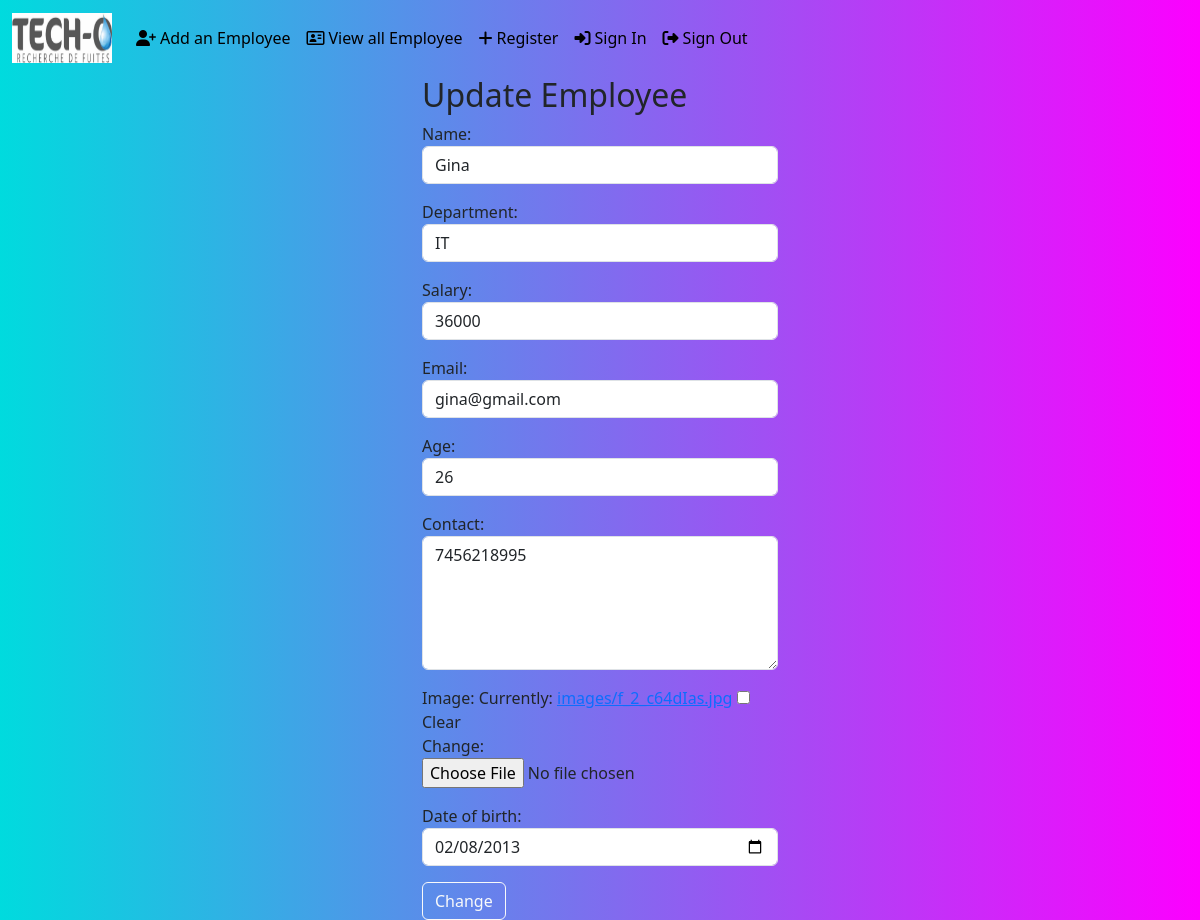
/employees/21/change (signed in), run on the app's committed database.
### crm/models.py (models this page shows, shortened)
class Employees(models.Model):
    name=models.CharField(max_length=100)
    department=models.CharField(max_length=100) #for Charfield, max_length is needed
    salary=models.PositiveIntegerField()
    email=models.EmailField(unique=True)  #unique=True means same email cannot be used for other ids
    age=models.PositiveIntegerField()
    contact=models.CharField(null=True,max_length=10)
    image=models.ImageField(upload_to='images',null=True,blank=True) #null for database,blank=True for form,i.e. form will accept without picture
    date_of_birth=models.DateField(null=True,blank=True)

### crm/views.py (the view, shortened to what this page needs)
# urls.py: path('employees/<int:pk>/change',EmployeeUpdateView.as_view(),name='emp_change'),
@method_decorator(signin_required,name='dispatch')
class EmployeeUpdateView(View):
    def get(self,request,*args,**kwargs):
        id=kwargs.get('pk')
        obj=Employees.objects.get(id=id)
        form=EmployeeModelForm(instance=obj) #'instance=' means intilising,alreay fill the form with matching data from database,instance only works with modelform, can be used for other forms
        return render(request,'emp_edit.html',{'form':form})

### crm/forms.py
class EmployeeModelForm(ModelForm): #all fields from model get automatically populated here instead of creating every new form field
    class Meta:
        model=Employees   #our model, database name
        fields='__all__'    #all fields ['name','department...]
        widgets={
            'name':TextInput(attrs={'class':'form-control'}),
            'department':TextInput(attrs={'class':'form-control'}),
            'salary':NumberInput(attrs={'class':'form-control'}),
            'email':EmailInput(attrs={'class':'form-control'}),
            'age':NumberInput(attrs={'class':'form-control'}),
            'contact':Textarea(attrs={'class':'form-control','rows':5}),
            'date_of_birth':DateInput(attrs={'class':'form-control','type':'date'})
        }

### crm/views.py (called while the page is built)
def signin_required(fn): #fn=get or post
    def wrapper(request,*args,**kwargs):
        if not request.user.is_authenticated:  #not works opposite, true become false, false become true
            messages.error(request,'Invalid session,please sign in')
            return redirect('signin')
        else:
            return fn(request,*args,**kwargs)  #fn=get/post
    return wrapper

### crm/templates/emp_edit.html (shortened to what this page needs)
{%extends 'base.html'%}
{%block body_block%}
<div class="container">
    <div class="row">
        <div class="col-4"></div>
        <div class="col-4">
            <h2>Update Employee</h2>
            <form action="" method="post" enctype="multipart/form-data">
                {{form.as_p}}
            <button type="submit" class="btn btn-outline-light">Change</button>
            </form>
            </div>
        </div>
    </div>
{%endblock%}

### crm/templates/base.html (style rules this page uses)
body { background-color: #00DBDE; background-image: linear-gradient(90deg, #00DBDE 0%, #FC00FF 100%); }

### data on the page
Employees: name "Gina", department "IT", salary "36000", email "gina@gmail.com", age "26", contact "7456218995", date_of_birth "02/08/2013"
